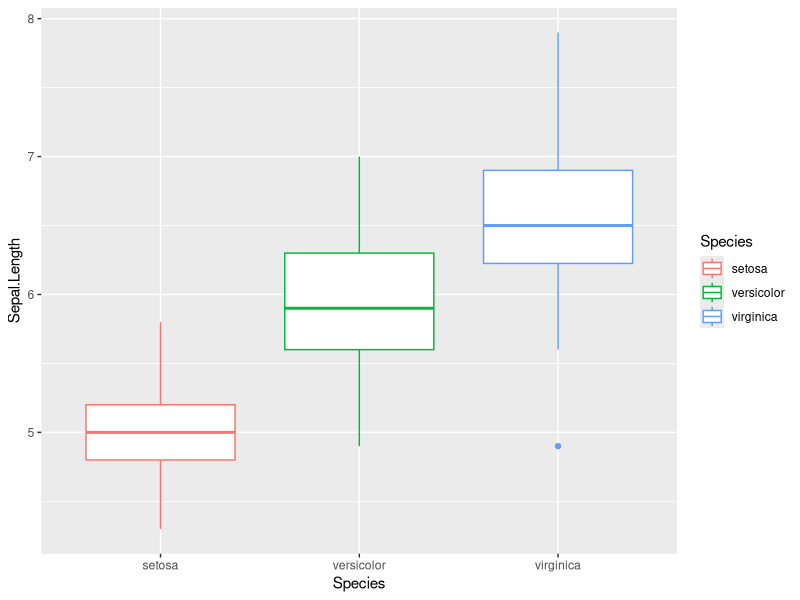
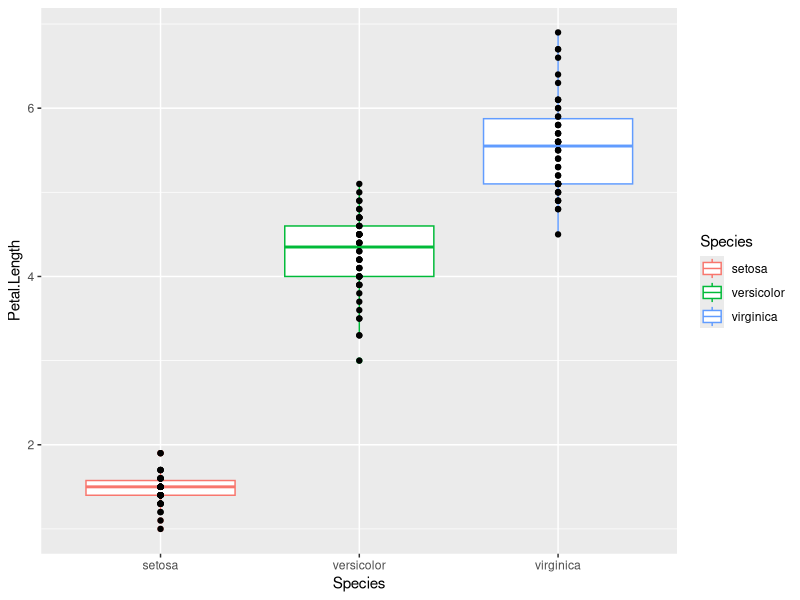

The R script that drew these images, in order:
## ---- chunk 1
knitr::opts_chunk$set(echo = F, warning = FALSE, message = FALSE)
library(tidyverse)
## ---- chunk 2
iris %>% head(5)
## ---- chunk 3
str(iris)
## ---- chunk 4
set.seed(234)
iris %>% 
  group_by(Species) %>% 
  sample_n(2) %>% 
  select(Petal.Width, Species) %>% 
  as.data.frame()
## ---- chunk 5
set.seed(234)
iris %>% 
  group_by(Species) %>% 
  sample_n(2) %>% 
  select(Petal.Width, Species) %>% 
  filter(Species != "setosa" & Petal.Width < 2) %>% 
  as.data.frame()
## ---- chunk 6
iris %>% 
  ggplot(aes(x = Species, y = Sepal.Length, color = Species)) +
  geom_boxplot() 
## ---- chunk 7
ggplot(data = iris, aes(x = Species, y = Petal.Length)) +
  geom_boxplot(aes(color = Species)) +
  geom_point()
## ---- chunk 8
iris %>% 
  group_by(Species) %>% 
  summarise(count = n(), ave_petal.width = mean(Petal.Width))
## ---- chunk 9
iris %>% 
  count(Species) 
## ---- chunk 10
iris %>% 
  count(Species) %>% 
  filter(str_detect(Species, "o+"))
## ---- chunk 11
wide <- iris %>% 
  head(1)
wide
## ---- chunk 12
wide %>% 
  pivot_longer(cols = !Species, names_to = "Attributes", values_to = "Value") %>% 
  as.data.frame()
## ---- chunk 13
# Julia's code
## ---- chunk 14
set.seed(123)
df1 <- iris %>% 
  select(Sepal.Length, Sepal.Width, Species) %>% 
  sample_n(3) %>% 
  mutate(ID = c(1:3))
df1
## ---- chunk 15
set.seed(123)
df2 <- iris %>% 
  select(Petal.Length, Petal.Width, Species) %>% 
  sample_n(3) %>% 
  mutate(ID = c(2:4))
df2
## ---- chunk 16
# Aram's code
